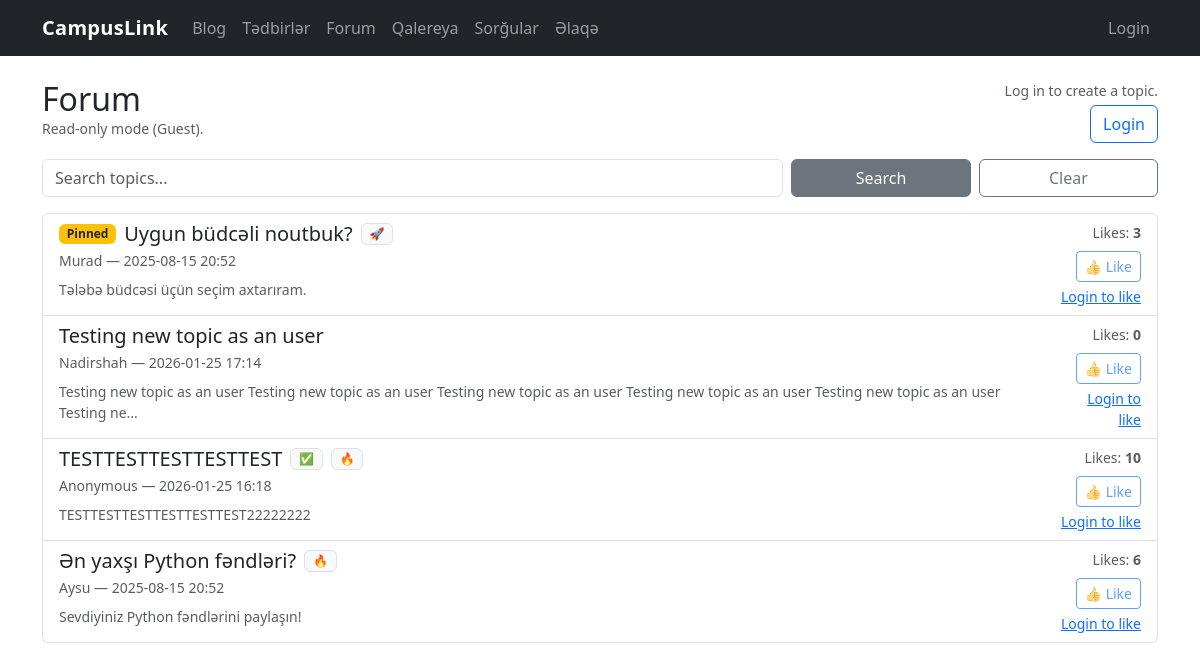
The app's page /forum/ with its own data.
### tables this page shows
CREATE TABLE forum_topics (
            id INTEGER PRIMARY KEY AUTOINCREMENT,
            title TEXT NOT NULL,
            author TEXT NOT NULL,
            content TEXT NOT NULL,
            created_at TEXT NOT NULL,
            is_pinned INTEGER NOT NULL DEFAULT 0,
            likes INTEGER NOT NULL DEFAULT 0
        , pinned INTEGER NOT NULL DEFAULT 0);

CREATE TABLE forum_topic_reactions (
            id INTEGER PRIMARY KEY AUTOINCREMENT,
            topic_id INTEGER NOT NULL,
            emoji TEXT NOT NULL,
            created_at TEXT NOT NULL,
            FOREIGN KEY (topic_id) REFERENCES forum_topics(id) ON DELETE CASCADE
        );

### forum.py (the view)
@bp.route("/")
def list_topics():
    q = (request.args.get("q") or "").strip()
    where = []
    params = []
    if q:
        where.append("(title LIKE ? COLLATE NOCASE OR content LIKE ? COLLATE NOCASE)")
        like = f"%{q}%"
        params.extend([like, like])
    where_sql = f"WHERE {' AND '.join(where)}" if where else ""
    sql = f"""
        SELECT *
        FROM forum_topics
        {where_sql}
        ORDER BY pinned DESC, created_at DESC
    """
    db = get_db()
    topics = db.execute(sql, params).fetchall()
    topic_ids = [t["id"] for t in topics]
    reactions_by_topic = {}
    if topic_ids:
        placeholders = ",".join(["?"] * len(topic_ids))
        rx_rows = db.execute(
            f"SELECT id, topic_id, emoji FROM forum_topic_reactions WHERE topic_id IN ({placeholders}) ORDER BY id ASC",
            topic_ids,
        ).fetchall()
        for r in rx_rows:
            reactions_by_topic.setdefault(r["topic_id"], []).append(r)
    return render_template(
        "forum/forum_list.html",
        topics=topics,
        q=q,
        is_admin=_is_admin(),
        is_logged_in=_is_logged_in(),
        reactions_by_topic=reactions_by_topic,
        allowed_emojis=ALLOWED_EMOJIS,
        next_url=request.full_path if request.query_string else request.path,
    )

### database.py (called while the page is built)
def get_db():
    if "db" not in g:
        g.db = sqlite3.connect(DB_PATH)
        g.db.row_factory = sqlite3.Row
    return g.db

### forum.py (called while the page is built, shortened)
def _current_user_display() -> str:
    role = session.get("role") or "guest"
    if role == "admin":
        return (session.get("admin_name") or session.get("user_name") or "Admin").strip() or "Admin"
    if role == "user":
        return (session.get("user_name") or "User").strip() or "User"
    return "Guest"

def _is_admin() -> bool:
    return (session.get("role") or "guest") == "admin"

def _is_logged_in() -> bool:
    return (session.get("role") or "guest") in ("user", "admin")

@bp.app_context_processor
def _inject_forum_auth():
    return {"forum_role": session.get("role") or "guest", "forum_name": _current_user_display()}

def ensure_forum_schema() -> None:
    global _schema_ready
    if _schema_ready:
        return

@bp.before_app_request
def _forum_schema_bootstrap():
    db = get_db()
    db.execute("PRAGMA foreign_keys = ON;")
    ensure_forum_schema()

### polls.py (called while the page is built)
@bp.before_app_request
def ensure_session():
    return None

### templates/forum/forum_list.html (shortened to what this page needs)
{% extends "base.html" %}
{% block content %}
  <div class="d-flex justify-content-between align-items-start mb-3 gap-3">
    <div>
      <h2 class="mb-0">Forum</h2>
      {% if forum_role == "guest" %}
        <div class="text-muted small">Read-only mode (Guest).</div>
      {% elif forum_role == "admin" %}
        <div class="text-muted small">Admin: <strong>{{ forum_name }}</strong></div>
      {% else %}
        <div class="text-muted small">Hello, <strong>{{ forum_name }}</strong></div>
      {% endif %}
    </div>
    <div class="text-end">
      {% if is_logged_in %}
        <a href="{{ url_for('forum.new_topic') }}" class="btn btn-primary">New Topic</a>
      {% else %}
        <div class="small text-muted mb-1">Log in to create a topic.</div>
        <a href="{{ url_for('forum.login', next=request.full_path) }}" class="btn btn-outline-primary">Login</a>
      {% endif %}
    </div>
  </div>
  <form method="GET" action="/forum/" class="row g-2 mb-3">
    <div class="col-md-8">
      <input class="form-control" name="q" placeholder="Search topics..." value="{{ q or '' }}">
    </div>
    <div class="col-md-2">
      <button class="btn btn-secondary w-100" type="submit">Search</button>
    </div>
    <div class="col-md-2">
      <a class="btn btn-outline-secondary w-100" href="{{ url_for('forum.list_topics') }}">Clear</a>
    </div>
  </form>
  <div class="list-group">
    {% for t in topics %}
      {% set rx = reactions_by_topic.get(t['id'], []) %}
      <div class="list-group-item">
        <div class="d-flex justify-content-between align-items-start gap-3">
          <div class="flex-grow-1">
            <div class="d-flex align-items-center gap-2 flex-wrap">
              {% if t["pinned"] %}<span class="badge bg-warning text-dark">Pinned</span>{% endif %}
              <a class="h5 mb-0 text-decoration-none" href="{{ url_for('forum.detail', topic_id=t['id']) }}">{{ t["title"] }}</a>
              {% for r in rx %}
                <span class="badge bg-light text-dark border">{{ r["emoji"] }}</span>
              {% endfor %}
            </div>
            <div class="text-muted small mt-1">{{ t["author"] }} — {{ t["created_at"] }}</div>
            <div class="text-muted small mt-2">
              {{ (t["content"] or "")[:160] }}{% if (t["content"] or "")|length > 160 %}...{% endif %}
            </div>
          </div>
          <div class="text-end">
            <div class="small text-muted mb-2">Likes: <strong>{{ t["likes"] }}</strong></div>
            {% if is_logged_in %}
              <form method="POST" action="/forum/like/{{ t['id'] }}" class="d-inline">
                <input type="hidden" name="next" value="{{ request.full_path }}">
                <button class="btn btn-sm btn-outline-primary" type="submit">👍 Like</button>
              </form>
            {% else %}
              <button class="btn btn-sm btn-outline-primary" type="button" disabled>👍 Like</button>
              <div class="small text-muted mt-1"><a href="{{ url_for('forum.login', next=request.full_path) }}">Login to like</a></div>
            {% endif %}
          </div>
        </div>
      </div>
    {% else %}
      <div class="alert alert-info mb-0">No topics yet.</div>
    {% endfor %}
  </div>
{% endblock %}

### templates/base.html (shortened to what this page needs)
<!doctype html>
<html lang="az">
  <head>
    <link href="https://cdn.jsdelivr.net/npm/bootstrap@5.3.3/dist/css/bootstrap.min.css" rel="stylesheet">
    <link href="{{ url_for('static', filename='style.css') }}" rel="stylesheet">
  </head>
  <body>
    <nav class="navbar navbar-expand-lg navbar-dark bg-dark">
      <div class="container">
        <a class="navbar-brand" href="{{ url_for('index') }}">CampusLink</a>
        <div id="nav" class="collapse navbar-collapse">
          <ul class="navbar-nav me-auto mb-2 mb-lg-0">
            <li class="nav-item"><a class="nav-link" href="{{ url_for('blog.list_posts') }}">Blog</a></li>
            <li class="nav-item"><a class="nav-link" href="{{ url_for('events.list_events') }}">Tədbirlər</a></li>
            <li class="nav-item"><a class="nav-link" href="{{ url_for('forum.list_topics') }}">Forum</a></li>
            <li class="nav-item"><a class="nav-link" href="{{ url_for('gallery.grid') }}">Qalereya</a></li>
            <li class="nav-item"><a class="nav-link" href="{{ url_for('polls.list_polls') }}">Sorğular</a></li>
            <li class="nav-item"><a class="nav-link" href="{{ url_for('feedback.contact') }}">Əlaqə</a></li>
          </ul>
          <ul class="navbar-nav ms-auto mb-2 mb-lg-0">
            {% set role = session.get("role") or "guest" %}
            {% if role == "guest" %}
              <li class="nav-item">
                <a class="nav-link" href="{{ url_for('forum.login', next=request.full_path) }}">Login</a>
              </li>
            {% endif %}
          </ul>
        </div>
      </div>
    </nav>
    <main class="container my-4">
      {% block content %}{% endblock %}
    </main>
  </body>
</html>

### static/style.css (style rules this page uses)
body { font-family: system-ui, -apple-system, "Segoe UI", Roboto, Ubuntu, "Helvetica Neue", Arial, "Noto Sans", "Apple Color Emoji", "Segoe UI Emoji"; }
.navbar-brand { font-weight: 700; letter-spacing: .3px; }

### records on screen
forum_topics: pinned "Pinned", title "Uygun büdcəli noutbuk?", author "Murad", created_at "2025-08-15 20:52", content "Tələbə büdcəsi üçün seçim axtarıram.", likes "3"
forum_topic_reactions: emoji "🚀"
forum_topics: title "Testing new topic as an user", author "Nadirshah", created_at "2026-01-25 17:14", content "Testing new topic as an user Testing new topic as an user Testing new topic as an user Testing new topic as an user Testing new topic as an user Testing ne", likes "0"
forum_topics: title "TESTTESTTESTTESTTEST", author "Anonymous", created_at "2026-01-25 16:18", content "TESTTESTTESTTESTTESTTEST22222222", likes "10"
forum_topic_reactions: emoji "✅"
forum_topic_reactions: emoji "🔥"
forum_topics: title "Ən yaxşı Python fəndləri?", author "Aysu", created_at "2025-08-15 20:52", content "Sevdiyiniz Python fəndlərini paylaşın!", likes "6"
forum_topic_reactions: emoji "🔥"
